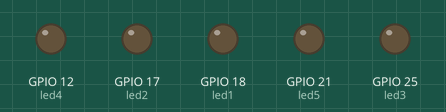
This program was run on a simulated Raspberry Pi (BCM pin numbers). On the bench: output pins drawn as LEDs (lit = HIGH).

Above: at 0.4 s.
At 2.6 s:
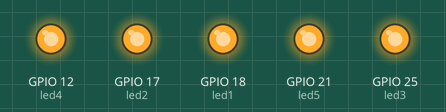
Timing chart, 0 to 3.0 s (numbered marks = the images above):
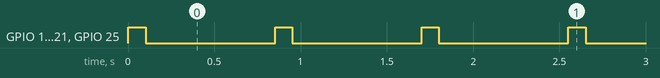

The program:

5LedSync.py
```python
from gpiozero import LED
from time import sleep

led1 = LED (18)
led2 = LED (17)
led3 = LED (25)
led4 = LED (12)
led5 = LED (21)

while True:
	led1.on ()
	led2.on ()
	led3.on ()
	led4.on ()
	led5.on ()

	sleep (0.1)

	led1.off ()
	led2.off ()
	led3.off ()
	led4.off ()
	led5.off ()

	sleep (0.75)
```

Measured:
- by itself, GPIO 12 (led4), GPIO 17 (led2), GPIO 18 (led1), GPIO 21 (led5), GPIO 25 (led3): alternates HIGH for 0.10 s and LOW for 0.75 s
